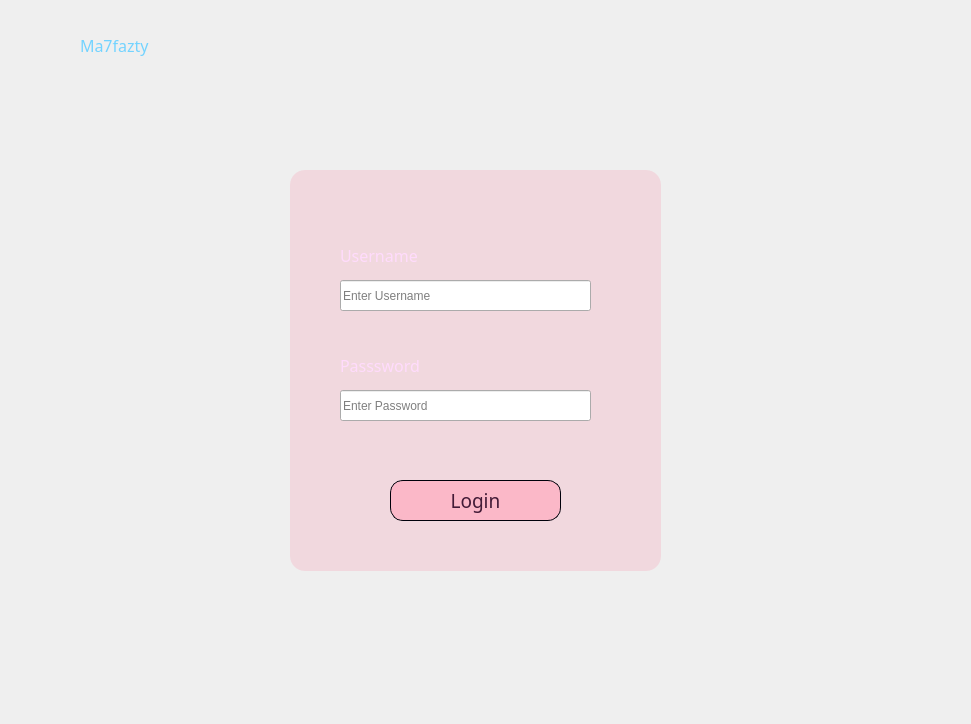
<?xml version="1.0" encoding="UTF-8"?>
<ui version="4.0">
 <class>Login</class>
 <widget class="QWidget" name="Login">
  <property name="geometry">
   <rect>
    <x>0</x>
    <y>0</y>
    <width>971</width>
    <height>724</height>
   </rect>
  </property>
  <property name="windowTitle">
   <string>Form</string>
  </property>
  <widget class="QPushButton" name="pushButton">
   <property name="geometry">
    <rect>
     <x>290</x>
     <y>170</y>
     <width>371</width>
     <height>401</height>
    </rect>
   </property>
   <property name="styleSheet">
    <string notr="true">QPushButton {
 background-color: rgba(255, 90, 130, 0.15);
    border-radius: 15px;
}
</string>
   </property>
   <property name="text">
    <string/>
   </property>
  </widget>
  <widget class="QPushButton" name="Login_2">
   <property name="geometry">
    <rect>
     <x>390</x>
     <y>480</y>
     <width>171</width>
     <height>41</height>
    </rect>
   </property>
   <property name="palette">
    <palette>
     <active>
      <colorrole role="Button">
       <brush brushstyle="SolidPattern">
        <color alpha="178">
         <red>255</red>
         <green>170</green>
         <blue>190</blue>
        </color>
       </brush>
      </colorrole>
      <colorrole role="ButtonText">
       <brush brushstyle="SolidPattern">
        <color alpha="255">
         <red>67</red>
         <green>27</green>
         <blue>55</blue>
        </color>
       </brush>
      </colorrole>
      <colorrole role="Base">
       <brush brushstyle="SolidPattern">
        <color alpha="178">
         <red>255</red>
         <green>170</green>
         <blue>190</blue>
        </color>
       </brush>
      </colorrole>
      <colorrole role="Window">
       <brush brushstyle="SolidPattern">
        <color alpha="178">
         <red>255</red>
         <green>170</green>
         <blue>190</blue>
        </color>
       </brush>
      </colorrole>
     </active>
     <inactive>
      <colorrole role="Button">
       <brush brushstyle="SolidPattern">
        <color alpha="178">
         <red>255</red>
         <green>170</green>
         <blue>190</blue>
        </color>
       </brush>
      </colorrole>
      <colorrole role="ButtonText">
       <brush brushstyle="SolidPattern">
        <color alpha="255">
         <red>67</red>
         <green>27</green>
         <blue>55</blue>
        </color>
       </brush>
      </colorrole>
      <colorrole role="Base">
       <brush brushstyle="SolidPattern">
        <color alpha="178">
         <red>255</red>
         <green>170</green>
         <blue>190</blue>
        </color>
       </brush>
      </colorrole>
      <colorrole role="Window">
       <brush brushstyle="SolidPattern">
        <color alpha="178">
         <red>255</red>
         <green>170</green>
         <blue>190</blue>
        </color>
       </brush>
      </colorrole>
     </inactive>
     <disabled>
      <colorrole role="Button">
       <brush brushstyle="SolidPattern">
        <color alpha="178">
         <red>255</red>
         <green>170</green>
         <blue>190</blue>
        </color>
       </brush>
      </colorrole>
      <colorrole role="Base">
       <brush brushstyle="SolidPattern">
        <color alpha="178">
         <red>255</red>
         <green>170</green>
         <blue>190</blue>
        </color>
       </brush>
      </colorrole>
      <colorrole role="Window">
       <brush brushstyle="SolidPattern">
        <color alpha="178">
         <red>255</red>
         <green>170</green>
         <blue>190</blue>
        </color>
       </brush>
      </colorrole>
     </disabled>
    </palette>
   </property>
   <property name="font">
    <font>
     <family>Arial Rounded MT Bold</family>
     <pointsize>14</pointsize>
    </font>
   </property>
   <property name="styleSheet">
    <string notr="true">QPushButton {
/*background-color: rgba(230, 170, 245, 0.7);*/
    background-color: rgba(255, 170, 190, 0.7);
    border-radius: 13px;
    border: 1px solid rgb(0, 0, 10);
}

QPushButton:hover {
    background-color: rgba(255, 170, 190, 0.4); /* Semi-transparent background color when hovered */
}

QPushButton:pressed {
    background-color: rgba(255, 150, 200, 0.7); /* Semi-transparent background color when pressed */
    border: 2px solid black; /* You can customize the border for the pressed state if needed */
}
</string>
   </property>
   <property name="text">
    <string>Login</string>
   </property>
  </widget>
  <widget class="QLineEdit" name="password_textBox">
   <property name="geometry">
    <rect>
     <x>340</x>
     <y>390</y>
     <width>251</width>
     <height>31</height>
    </rect>
   </property>
   <property name="text">
    <string/>
   </property>
   <property name="echoMode">
    <enum>QLineEdit::Password</enum>
   </property>
   <property name="placeholderText">
    <string>Enter Password</string>
   </property>
   <property name="clearButtonEnabled">
    <bool>true</bool>
   </property>
  </widget>
  <widget class="QLabel" name="label_plain_bg">
   <property name="geometry">
    <rect>
     <x>0</x>
     <y>0</y>
     <width>971</width>
     <height>724</height>
    </rect>
   </property>
   <property name="styleSheet">
    <string notr="true">background-image: url(:/material/photos/plain_bg.png);</string>
   </property>
   <property name="text">
    <string/>
   </property>
  </widget>
  <widget class="QLineEdit" name="userName_textBox">
   <property name="geometry">
    <rect>
     <x>340</x>
     <y>280</y>
     <width>251</width>
     <height>31</height>
    </rect>
   </property>
   <property name="autoFillBackground">
    <bool>false</bool>
   </property>
   <property name="inputMask">
    <string/>
   </property>
   <property name="text">
    <string/>
   </property>
   <property name="frame">
    <bool>true</bool>
   </property>
   <property name="echoMode">
    <enum>QLineEdit::Normal</enum>
   </property>
   <property name="placeholderText">
    <string>Enter Username</string>
   </property>
   <property name="clearButtonEnabled">
    <bool>true</bool>
   </property>
  </widget>
  <widget class="QLabel" name="username_label">
   <property name="geometry">
    <rect>
     <x>340</x>
     <y>240</y>
     <width>111</width>
     <height>31</height>
    </rect>
   </property>
   <property name="palette">
    <palette>
     <active>
      <colorrole role="WindowText">
       <brush brushstyle="SolidPattern">
        <color alpha="255">
         <red>255</red>
         <green>219</green>
         <blue>252</blue>
        </color>
       </brush>
      </colorrole>
      <colorrole role="ButtonText">
       <brush brushstyle="SolidPattern">
        <color alpha="255">
         <red>255</red>
         <green>255</green>
         <blue>255</blue>
        </color>
       </brush>
      </colorrole>
     </active>
     <inactive>
      <colorrole role="WindowText">
       <brush brushstyle="SolidPattern">
        <color alpha="255">
         <red>255</red>
         <green>219</green>
         <blue>252</blue>
        </color>
       </brush>
      </colorrole>
      <colorrole role="ButtonText">
       <brush brushstyle="SolidPattern">
        <color alpha="255">
         <red>255</red>
         <green>255</green>
         <blue>255</blue>
        </color>
       </brush>
      </colorrole>
     </inactive>
     <disabled/>
    </palette>
   </property>
   <property name="font">
    <font>
     <family>Arial Rounded MT Bold</family>
     <pointsize>12</pointsize>
    </font>
   </property>
   <property name="text">
    <string>Username</string>
   </property>
  </widget>
  <widget class="QLabel" name="password_label">
   <property name="geometry">
    <rect>
     <x>340</x>
     <y>350</y>
     <width>111</width>
     <height>31</height>
    </rect>
   </property>
   <property name="palette">
    <palette>
     <active>
      <colorrole role="WindowText">
       <brush brushstyle="SolidPattern">
        <color alpha="255">
         <red>255</red>
         <green>219</green>
         <blue>252</blue>
        </color>
       </brush>
      </colorrole>
     </active>
     <inactive>
      <colorrole role="WindowText">
       <brush brushstyle="SolidPattern">
        <color alpha="255">
         <red>255</red>
         <green>219</green>
         <blue>252</blue>
        </color>
       </brush>
      </colorrole>
     </inactive>
     <disabled/>
    </palette>
   </property>
   <property name="font">
    <font>
     <family>Arial Rounded MT Bold</family>
     <pointsize>12</pointsize>
    </font>
   </property>
   <property name="text">
    <string>Passsword</string>
   </property>
  </widget>
  <widget class="QLabel" name="logo_label">
   <property name="geometry">
    <rect>
     <x>30</x>
     <y>30</y>
     <width>31</width>
     <height>31</height>
    </rect>
   </property>
   <property name="styleSheet">
    <string notr="true">image: url(:/material/photos/logo.png);</string>
   </property>
   <property name="text">
    <string/>
   </property>
  </widget>
  <widget class="QLabel" name="label">
   <property name="geometry">
    <rect>
     <x>80</x>
     <y>30</y>
     <width>91</width>
     <height>31</height>
    </rect>
   </property>
   <property name="palette">
    <palette>
     <active>
      <colorrole role="WindowText">
       <brush brushstyle="SolidPattern">
        <color alpha="255">
         <red>115</red>
         <green>211</green>
         <blue>255</blue>
        </color>
       </brush>
      </colorrole>
     </active>
     <inactive>
      <colorrole role="WindowText">
       <brush brushstyle="SolidPattern">
        <color alpha="255">
         <red>115</red>
         <green>211</green>
         <blue>255</blue>
        </color>
       </brush>
      </colorrole>
     </inactive>
     <disabled/>
    </palette>
   </property>
   <property name="font">
    <font>
     <family>Arial Rounded MT Bold</family>
     <pointsize>12</pointsize>
    </font>
   </property>
   <property name="text">
    <string>Ma7fazty</string>
   </property>
  </widget>
  <widget class="QLabel" name="personlogo_label">
   <property name="geometry">
    <rect>
     <x>420</x>
     <y>110</y>
     <width>111</width>
     <height>111</height>
    </rect>
   </property>
   <property name="styleSheet">
    <string notr="true">border-image: url(:/material/photos/person logo.png);</string>
   </property>
   <property name="text">
    <string/>
   </property>
  </widget>
  <widget class="QLabel" name="back_label">
   <property name="geometry">
    <rect>
     <x>20</x>
     <y>680</y>
     <width>31</width>
     <height>31</height>
    </rect>
   </property>
   <property name="text">
    <string/>
   </property>
  </widget>
  <widget class="QPushButton" name="back_button">
   <property name="geometry">
    <rect>
     <x>20</x>
     <y>680</y>
     <width>31</width>
     <height>31</height>
    </rect>
   </property>
   <property name="styleSheet">
    <string notr="true">QPushButton{
	image: url(:/material/photos/white back button.png);
	color: rgb(226, 226, 255);
   
 background-color: rgba(255, 255, 255, 0); /* Fully transparent background */
text-align: left;
    border-radius: 13px;
    border: 1px solid rgba(0, 0, 0,0);
}
QPushButton:hover {
    background-color: rgba(255, 255, 255, 0.2); /* Semi-transparent background color when hovered */

}

QPushButton:pressed {
    background-color: rgba(255, 255, 255, 0.3); 

}</string>
   </property>
   <property name="text">
    <string/>
   </property>
  </widget>
  <zorder>label_plain_bg</zorder>
  <zorder>pushButton</zorder>
  <zorder>Login_2</zorder>
  <zorder>userName_textBox</zorder>
  <zorder>username_label</zorder>
  <zorder>password_label</zorder>
  <zorder>password_textBox</zorder>
  <zorder>logo_label</zorder>
  <zorder>label</zorder>
  <zorder>personlogo_label</zorder>
  <zorder>back_label</zorder>
  <zorder>back_button</zorder>
 </widget>
 <resources/>
 <connections/>
</ui>
